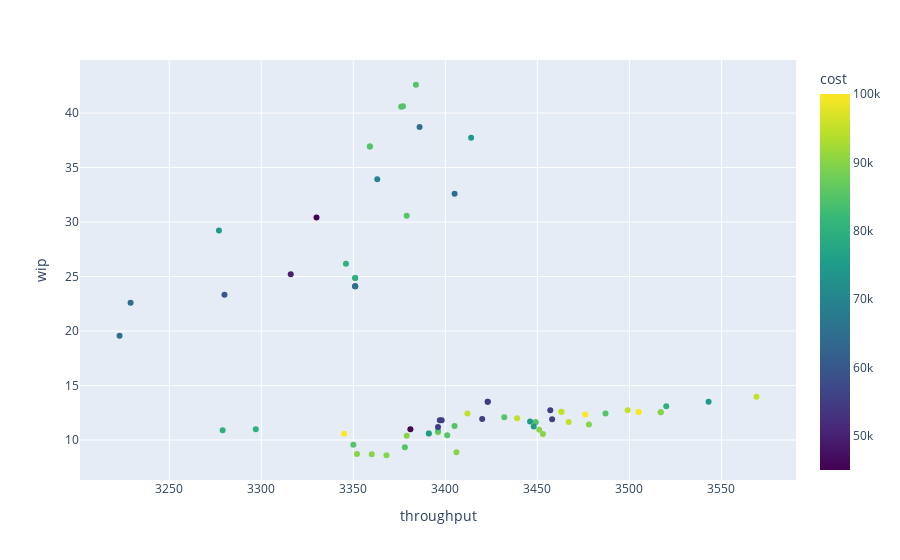

The code cell stored with this chart in its notebook:
### Code cell
import plotly.express as px

fig = px.scatter(df, x='throughput', y='wip', hover_data=['cost', 'Generation', 'population_number', 'agg_fitness'],
              color=df['cost'], color_continuous_scale=px.colors.sequential.Viridis)
fig.show()

### Figure 1 — Plotly figure (JSON) as saved in the notebook; plotly's stock layout.template omitted (floating-point values rounded to 4 significant figures; data arrays with more than 128 entries replaced by an {"elided": "..."} marker saying what was removed)
{"data": [{"customdata": {"elided": "70x4 float values"}, "hovertemplate": "throughput=%{x}<br>wip=%{y}<br>cost=%{marker.color}<br>Generation=%{customdata[1]}<br>population_number=%{customdata[2]}<br>agg_fitness=%{customdata[3]}<extra></extra>", "legendgroup": "", "marker": {"color": [85000, 85000, 45000, 85000, 80000, 75000, 80000, 85000, 85000, 85000, 85000, 80000, 45000, 85000, 85000, 85000, 85000, 65000, 65000, 85000, 60000, 100000, 95000, 100000, 100000, 100000, 80000, 85000, 80000, 80000, 90000, 90000, 90000, 90000, 90000, 90000, 90000, 85000, 85000, 90000, 90000, 90000, 90000, 50000, 70000, 75000, 65000, 65000, 65000, 65000, 65000, 95000, 95000, 95000, 95000, 95000, 55000, 55000, 55000, 55000, 55000, 75000, 55000, 95000, 90000, 55000, 75000, 75000, 75000, 55000], "coloraxis": "coloraxis", "symbol": "circle"}, "mode": "markers", "name": "", "orientation": "v", "showlegend": false, "type": "scatter", "x": [3378, 3405, 3330, 3377, 3346, 3277, 3279, 3487, 3449, 3449, 3401, 3297, 3381, 3359, 3359, 3376, 3384, 3223, 3229, 3379, 3280, 3476, 3499, 3505, 3505, 3345, 3520, 3350, 3351, 3351, 3396, 3517, 3517, 3379, 3451, 3478, 3453, 3432, 3396, 3368, 3352, 3360, 3406, 3316, 3363, 3414, 3351, 3351, 3351, 3405, 3386, 3412, 3569, 3439, 3463, 3463, 3397, 3398, 3396, 3457, 3420, 3446, 3423, 3467, 3391, 3423, 3391, 3448, 3543, 3458], "xaxis": "x", "y": [9.336, 11.29, 30.42, 40.63, 26.17, 29.23, 10.89, 12.43, 11.63, 11.63, 10.44, 10.99, 10.99, 36.92, 36.92, 40.58, 42.6, 19.57, 22.6, 30.57, 23.32, 12.34, 12.72, 12.57, 12.57, 10.58, 13.1, 9.555, 24.87, 24.87, 10.7, 12.54, 12.54, 10.4, 10.94, 11.43, 10.56, 12.08, 10.84, 8.601, 8.724, 8.689, 8.865, 25.2, 33.92, 37.74, 24.1, 24.1, 24.1, 32.59, 38.72, 12.42, 13.97, 12.0, 12.6, 12.6, 11.8, 11.82, 11.19, 12.73, 11.93, 11.69, 13.52, 11.66, 10.59, 13.52, 10.59, 11.24, 13.51, 11.9], "yaxis": "y"}], "layout": {"autosize": true, "coloraxis": {"colorbar": {"title": {"text": "cost"}}, "colorscale": [[0, "#440154"], [0.1111, "#482878"], [0.2222, "#3e4989"], [0.3333, "#31688e"], [0.4444, "#26828e"], [0.5556, "#1f9e89"], [0.6667, "#35b779"], [0.7778, "#6ece58"], [0.8889, "#b5de2b"], [1, "#fde725"]]}, "legend": {"tracegroupgap": 0}, "margin": {"t": 60}, "xaxis": {"anchor": "y", "autorange": true, "domain": [0, 1], "range": [3203.0, 3589.0], "title": {"text": "throughput"}, "type": "linear"}, "yaxis": {"anchor": "x", "autorange": true, "domain": [0, 1], "range": [5.969, 45.23], "title": {"text": "wip"}, "type": "linear"}}}
